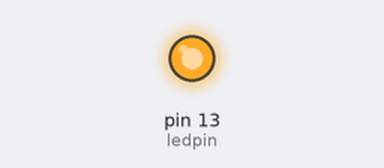
A sketch run on a simulated Arduino Uno, built with avr-gcc and run on an emulated ATmega328P. Parts: output pins drawn as LEDs (lit = HIGH).

Above: at 5.0 s.
At 15.0 s:
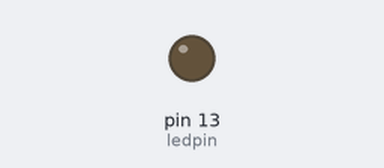
Timing chart, 0 to 26.0 s (numbered marks = the images above):
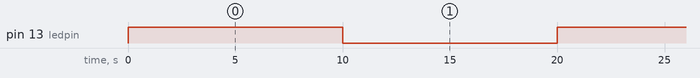

The sketch:

blink.ino
```cpp
int ledpin=13;
int timer = 10000;
// In this section, we make the initial settings
void setup()
{
  pinMode(ledpin, OUTPUT);
}

// We write the part that we want to repeat continuously here
void loop()
 {
  digitalWrite(ledpin, HIGH);          // turn the LED on (HIGH is the voltage level)
  delay(timer);                       // wait for a second
  digitalWrite(ledpin, LOW);         // turn the LED off (LOW is the voltage level)
  delay(timer);                     // wait for a second
}
```

Measured:
- by itself, pin 13 (ledpin): alternates HIGH for 10.0 s and LOW for 10.0 s
